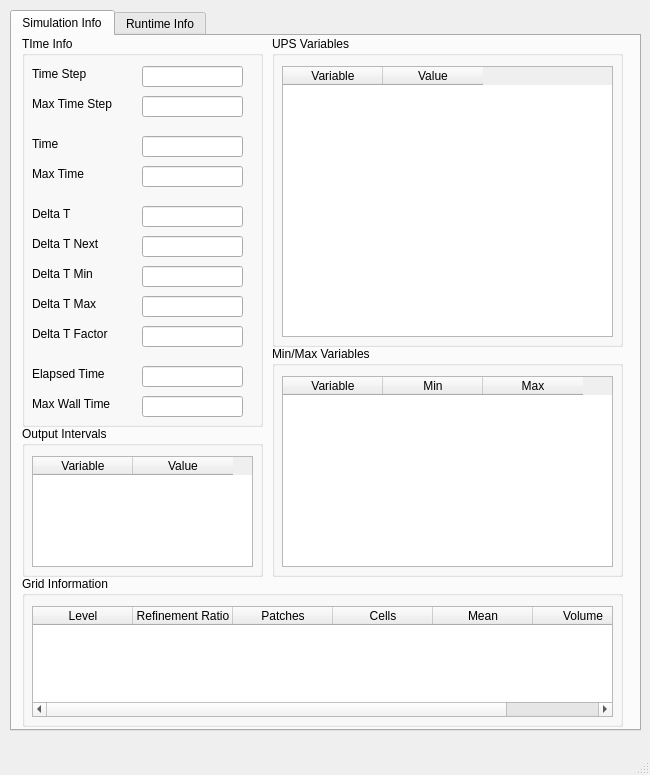
<?xml version="1.0" encoding="UTF-8"?>
<ui version="4.0">
 <class>MainWindow</class>
 <widget class="QMainWindow" name="MainWindow">
  <property name="geometry">
   <rect>
    <x>0</x>
    <y>0</y>
    <width>650</width>
    <height>775</height>
   </rect>
  </property>
  <property name="windowTitle">
   <string>MainWindow</string>
  </property>
  <widget class="QWidget" name="centralwidget">
   <widget class="QTabWidget" name="tabWidget">
    <property name="geometry">
     <rect>
      <x>10</x>
      <y>10</y>
      <width>631</width>
      <height>721</height>
     </rect>
    </property>
    <property name="currentIndex">
     <number>0</number>
    </property>
    <widget class="QWidget" name="tab">
     <attribute name="title">
      <string>Simulation Info</string>
     </attribute>
     <widget class="QGroupBox" name="TimeInfoGroupBox">
      <property name="geometry">
       <rect>
        <x>10</x>
        <y>0</y>
        <width>241</width>
        <height>391</height>
       </rect>
      </property>
      <property name="title">
       <string>TIme Info</string>
      </property>
      <widget class="QLineEdit" name="DeltaTFactor">
       <property name="geometry">
        <rect>
         <x>120</x>
         <y>290</y>
         <width>101</width>
         <height>21</height>
        </rect>
       </property>
      </widget>
      <widget class="QLineEdit" name="DeltaTMax">
       <property name="geometry">
        <rect>
         <x>120</x>
         <y>260</y>
         <width>101</width>
         <height>21</height>
        </rect>
       </property>
      </widget>
      <widget class="QLineEdit" name="DeltaTMin">
       <property name="geometry">
        <rect>
         <x>120</x>
         <y>230</y>
         <width>101</width>
         <height>21</height>
        </rect>
       </property>
      </widget>
      <widget class="QLineEdit" name="MaxTime">
       <property name="geometry">
        <rect>
         <x>120</x>
         <y>130</y>
         <width>101</width>
         <height>21</height>
        </rect>
       </property>
      </widget>
      <widget class="QLabel" name="DeltaTFactorLabel">
       <property name="geometry">
        <rect>
         <x>10</x>
         <y>290</y>
         <width>91</width>
         <height>16</height>
        </rect>
       </property>
       <property name="text">
        <string>Delta T Factor</string>
       </property>
      </widget>
      <widget class="QLabel" name="DeltaTMinLabel">
       <property name="geometry">
        <rect>
         <x>10</x>
         <y>230</y>
         <width>91</width>
         <height>16</height>
        </rect>
       </property>
       <property name="text">
        <string>Delta T Min</string>
       </property>
      </widget>
      <widget class="QLabel" name="DeltaTMaxLabel">
       <property name="geometry">
        <rect>
         <x>10</x>
         <y>260</y>
         <width>91</width>
         <height>16</height>
        </rect>
       </property>
       <property name="text">
        <string>Delta T Max</string>
       </property>
      </widget>
      <widget class="QLabel" name="MaxTimeLabel">
       <property name="geometry">
        <rect>
         <x>10</x>
         <y>130</y>
         <width>91</width>
         <height>16</height>
        </rect>
       </property>
       <property name="text">
        <string>Max Time</string>
       </property>
      </widget>
      <widget class="QLabel" name="ElapsedTimeLabel">
       <property name="geometry">
        <rect>
         <x>10</x>
         <y>330</y>
         <width>91</width>
         <height>16</height>
        </rect>
       </property>
       <property name="text">
        <string>Elapsed Time</string>
       </property>
      </widget>
      <widget class="QLineEdit" name="ElapsedTime">
       <property name="geometry">
        <rect>
         <x>120</x>
         <y>330</y>
         <width>101</width>
         <height>21</height>
        </rect>
       </property>
      </widget>
      <widget class="QLabel" name="TimeStepLabel">
       <property name="geometry">
        <rect>
         <x>10</x>
         <y>30</y>
         <width>62</width>
         <height>16</height>
        </rect>
       </property>
       <property name="text">
        <string>Time Step</string>
       </property>
      </widget>
      <widget class="QLineEdit" name="TimeStep">
       <property name="geometry">
        <rect>
         <x>120</x>
         <y>30</y>
         <width>101</width>
         <height>21</height>
        </rect>
       </property>
      </widget>
      <widget class="QLineEdit" name="Time">
       <property name="geometry">
        <rect>
         <x>120</x>
         <y>100</y>
         <width>101</width>
         <height>21</height>
        </rect>
       </property>
      </widget>
      <widget class="QLabel" name="TimeLabel">
       <property name="geometry">
        <rect>
         <x>10</x>
         <y>100</y>
         <width>62</width>
         <height>16</height>
        </rect>
       </property>
       <property name="text">
        <string>Time</string>
       </property>
      </widget>
      <widget class="QLineEdit" name="DeltaTNext">
       <property name="geometry">
        <rect>
         <x>120</x>
         <y>200</y>
         <width>101</width>
         <height>21</height>
        </rect>
       </property>
      </widget>
      <widget class="QLabel" name="DeltaTNextLabel">
       <property name="geometry">
        <rect>
         <x>10</x>
         <y>200</y>
         <width>81</width>
         <height>16</height>
        </rect>
       </property>
       <property name="text">
        <string>Delta T Next</string>
       </property>
      </widget>
      <widget class="QLabel" name="TimeStepLabel_2">
       <property name="geometry">
        <rect>
         <x>10</x>
         <y>60</y>
         <width>101</width>
         <height>16</height>
        </rect>
       </property>
       <property name="text">
        <string>Max Time Step</string>
       </property>
      </widget>
      <widget class="QLineEdit" name="MaxTimeStep">
       <property name="geometry">
        <rect>
         <x>120</x>
         <y>60</y>
         <width>101</width>
         <height>21</height>
        </rect>
       </property>
      </widget>
      <widget class="QLabel" name="ElapsedTimeLabel_2">
       <property name="geometry">
        <rect>
         <x>10</x>
         <y>360</y>
         <width>91</width>
         <height>16</height>
        </rect>
       </property>
       <property name="text">
        <string>Max Wall Time</string>
       </property>
      </widget>
      <widget class="QLineEdit" name="MaxWallTime">
       <property name="geometry">
        <rect>
         <x>120</x>
         <y>360</y>
         <width>101</width>
         <height>21</height>
        </rect>
       </property>
      </widget>
      <widget class="QLabel" name="DeltaTLabel">
       <property name="geometry">
        <rect>
         <x>10</x>
         <y>170</y>
         <width>62</width>
         <height>16</height>
        </rect>
       </property>
       <property name="text">
        <string>Delta T</string>
       </property>
      </widget>
      <widget class="QLineEdit" name="DeltaT">
       <property name="geometry">
        <rect>
         <x>120</x>
         <y>170</y>
         <width>101</width>
         <height>21</height>
        </rect>
       </property>
      </widget>
     </widget>
     <widget class="QGroupBox" name="OutputIntervalGroupBox">
      <property name="geometry">
       <rect>
        <x>10</x>
        <y>390</y>
        <width>241</width>
        <height>151</height>
       </rect>
      </property>
      <property name="title">
       <string>Output Intervals</string>
      </property>
      <widget class="QTableWidget" name="OutputIntervalVariableTable">
       <property name="geometry">
        <rect>
         <x>10</x>
         <y>30</y>
         <width>221</width>
         <height>111</height>
        </rect>
       </property>
       <column>
        <property name="text">
         <string>Variable</string>
        </property>
       </column>
       <column>
        <property name="text">
         <string>Value</string>
        </property>
       </column>
      </widget>
     </widget>
     <widget class="QGroupBox" name="GridInfoGroupBox">
      <property name="geometry">
       <rect>
        <x>10</x>
        <y>540</y>
        <width>601</width>
        <height>151</height>
       </rect>
      </property>
      <property name="title">
       <string>Grid Information</string>
      </property>
      <widget class="QTableWidget" name="GridInfoTable">
       <property name="geometry">
        <rect>
         <x>10</x>
         <y>30</y>
         <width>581</width>
         <height>111</height>
        </rect>
       </property>
       <column>
        <property name="text">
         <string>Level</string>
        </property>
       </column>
       <column>
        <property name="text">
         <string>Refinement Ratio</string>
        </property>
       </column>
       <column>
        <property name="text">
         <string>Patches</string>
        </property>
       </column>
       <column>
        <property name="text">
         <string>Cells</string>
        </property>
       </column>
       <column>
        <property name="text">
         <string>Mean</string>
        </property>
       </column>
       <column>
        <property name="text">
         <string>Volume</string>
        </property>
       </column>
      </widget>
     </widget>
     <widget class="QGroupBox" name="MinMaxVariableGroupBox">
      <property name="geometry">
       <rect>
        <x>260</x>
        <y>310</y>
        <width>351</width>
        <height>231</height>
       </rect>
      </property>
      <property name="title">
       <string>Min/Max Variables</string>
      </property>
      <widget class="QTableWidget" name="MinMaxVariableTable">
       <property name="geometry">
        <rect>
         <x>10</x>
         <y>30</y>
         <width>331</width>
         <height>191</height>
        </rect>
       </property>
       <column>
        <property name="text">
         <string>Variable</string>
        </property>
       </column>
       <column>
        <property name="text">
         <string>Min</string>
        </property>
       </column>
       <column>
        <property name="text">
         <string>Max</string>
        </property>
       </column>
      </widget>
     </widget>
     <widget class="QGroupBox" name="UPSVariableGroupBox">
      <property name="geometry">
       <rect>
        <x>260</x>
        <y>0</y>
        <width>351</width>
        <height>311</height>
       </rect>
      </property>
      <property name="title">
       <string>UPS Variables</string>
      </property>
      <widget class="QTableWidget" name="UPSVariableTable">
       <property name="geometry">
        <rect>
         <x>10</x>
         <y>30</y>
         <width>331</width>
         <height>271</height>
        </rect>
       </property>
       <column>
        <property name="text">
         <string>Variable</string>
        </property>
       </column>
       <column>
        <property name="text">
         <string>Value</string>
        </property>
       </column>
      </widget>
     </widget>
    </widget>
    <widget class="QWidget" name="tab_2">
     <attribute name="title">
      <string>Runtime Info</string>
     </attribute>
     <widget class="QGroupBox" name="RuntimeStatsGroupBox">
      <property name="geometry">
       <rect>
        <x>10</x>
        <y>0</y>
        <width>601</width>
        <height>371</height>
       </rect>
      </property>
      <property name="title">
       <string>Runtime Performance Stats</string>
      </property>
      <widget class="QTableWidget" name="RuntimeStatsTable">
       <property name="geometry">
        <rect>
         <x>10</x>
         <y>30</y>
         <width>581</width>
         <height>331</height>
        </rect>
       </property>
       <column>
        <property name="text">
         <string>Variable</string>
        </property>
       </column>
       <column>
        <property name="text">
         <string>Units</string>
        </property>
       </column>
       <column>
        <property name="text">
         <string>Average</string>
        </property>
       </column>
       <column>
        <property name="text">
         <string>Maxium</string>
        </property>
       </column>
       <column>
        <property name="text">
         <string>Rank</string>
        </property>
       </column>
       <column>
        <property name="text">
         <string>%</string>
        </property>
       </column>
      </widget>
     </widget>
     <widget class="QGroupBox" name="MPIStatsGroupBox">
      <property name="geometry">
       <rect>
        <x>10</x>
        <y>380</y>
        <width>601</width>
        <height>301</height>
       </rect>
      </property>
      <property name="title">
       <string>MPI Performance Stats</string>
      </property>
      <widget class="QTableWidget" name="MPIStatsTable">
       <property name="geometry">
        <rect>
         <x>10</x>
         <y>30</y>
         <width>581</width>
         <height>261</height>
        </rect>
       </property>
       <column>
        <property name="text">
         <string>Variable</string>
        </property>
       </column>
       <column>
        <property name="text">
         <string>Units</string>
        </property>
       </column>
       <column>
        <property name="text">
         <string>Average</string>
        </property>
       </column>
       <column>
        <property name="text">
         <string>Maxium</string>
        </property>
       </column>
       <column>
        <property name="text">
         <string>Rank</string>
        </property>
       </column>
       <column>
        <property name="text">
         <string>%</string>
        </property>
       </column>
      </widget>
     </widget>
    </widget>
   </widget>
  </widget>
  <widget class="QMenuBar" name="menubar">
   <property name="geometry">
    <rect>
     <x>0</x>
     <y>0</y>
     <width>650</width>
     <height>22</height>
    </rect>
   </property>
  </widget>
  <widget class="QStatusBar" name="statusbar"/>
 </widget>
 <resources/>
 <connections/>
</ui>
